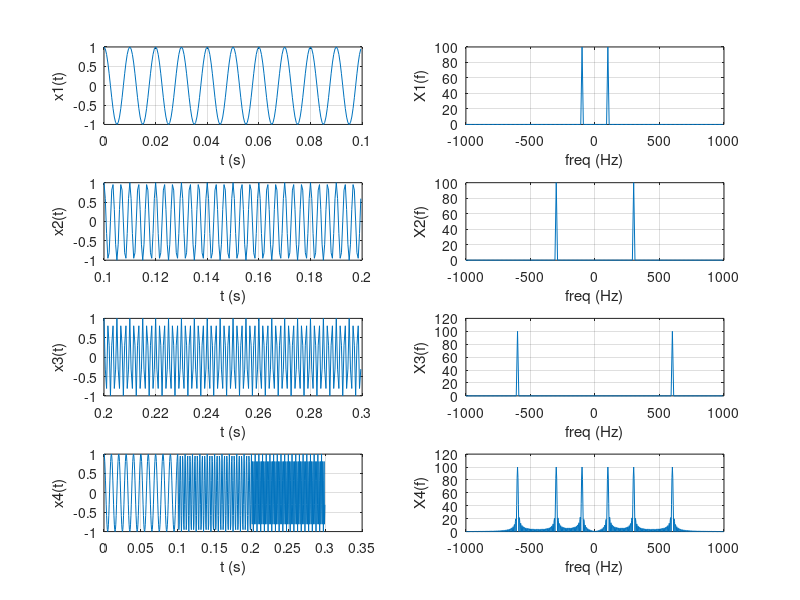

This figure's MATLAB source: (Note: this script raises an error after producing the figure.)
clc  ; clear all ; close all;
fe = 2000;
te = 1/fe;
% graph 1
T1 = 0.1;
t1 = 0 : te : T1 - te;
f1 = 100;
x1 = cos(2*pi*f1*t1);
subplot(4,2,1);
plot(t1,x1);
xlabel('t (s)');
ylabel('x1(t)');
grid on;

N1 = T1/te;
X1 = fftshift(abs(fft(x1)));
fv1 = -fe/2 :fe/N1: fe/2 - fe/N1; 
subplot(4,2,2);
plot(fv1,X1);
xlabel('freq (Hz)');
ylabel('X1(f)');
grid on;

% graph 2
T2 = 0.1;
t2 = T1 : te : T1 + T2 - te;
f2 = 300;
x2 = cos(2*pi*f2*t2);
subplot(4,2,3);
plot(t2,x2);
xlabel('t (s)');
ylabel('x2(t)');
grid on;

N2 = T2/te;
X2 = fftshift(abs(fft(x2)));
fv2 = -fe/2 :fe/N2: fe/2 - fe/N2; 
subplot(4,2,4);
plot(fv2,X2);
xlabel('freq (Hz)');
ylabel('X2(f)');
grid on;

% graph 3
T3 = 0.1;
t3 = T1+T2 : te :T1+T2+T3 - te;
f3 = 600;
x3 = cos(2*pi*f3*t3);
subplot(4,2,5);
plot(t3,x3);
xlabel('t (s)');
ylabel('x3(t)');
grid on;

N3 = T3/te;
X3 = fftshift(abs(fft(x3)));
fv3 = -fe/2 :fe/N3: fe/2 - fe/N3; 
subplot(4,2,6);
plot(fv3,X3);
xlabel('freq (Hz)');
ylabel('X3(f)');
grid on;


% graph 4

T4 = T1 + T2 + T3;
t4 = 0: te :T4 - te;
x4 = [x1 x2 x3];
subplot(4,2,7);
plot(t4,x4);
xlabel('t (s)');
ylabel('x4(t)');
grid on;

N4 = T4/te;
X4 = fftshift(abs(fft(x4)));
fv4 = -fe/2 :fe/N4: fe/2 - fe/N4; 
subplot(4,2,8);
plot(fv4,X4);
xlabel('freq (Hz)');
ylabel('X4(f)');
grid on;

figure;
spectrogram(x4, 50, [], [], fe, 'yaxis');

figure;
% 1- divide the graph into multiple windows
% 2- find the freq where the amplitude is not 0 for each window

window_size = 50;
max_window_number = floor(length(t4)/window_size);
threshold = 10;

for window_number = 1:1:max_window_number
    TT = window_size*te;
    current_indexs = (window_number-1)*window_size + 1 : window_number*window_size;
    current_time = t4(current_indexs);
    xx = x4(current_indexs);
    NN = TT/te;
    XX = fftshift(abs(fft(xx)));
    fvv = -fe/2 :fe/NN: fe/2 - fe/N4; 
%   save the fvv where XX is not 0
    non_null_amplitude_freq = [];
    for counter = 1:window_size
        next_index = length(non_null_amplitude_freq)+1;
        amplitude = XX(counter);
        if (amplitude > threshold)
            freq = fvv(counter);
            non_null_amplitude_freq(next_index) = freq;
        else
            freq = 0;
            non_null_amplitude_freq(next_index) = freq;
        end
    end
    plot(current_time,abs(non_null_amplitude_freq));
    hold on;
end
